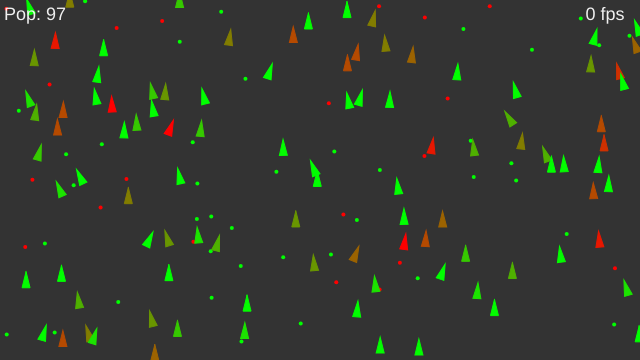
Frame 1 (no input)
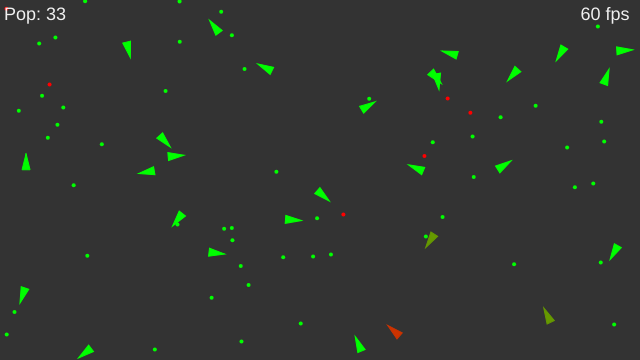
Frame 60 (no input)
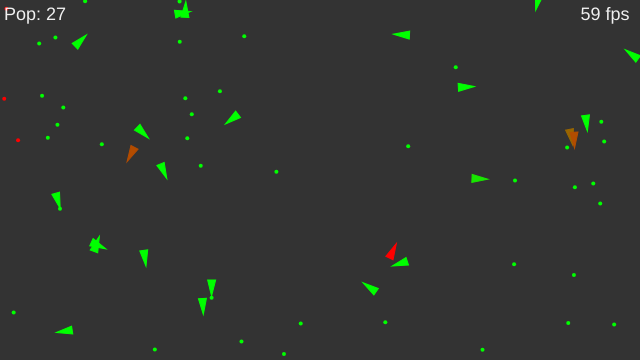
Frame 120 (the mouse pressed at the canvas centre since frame 60)

The p5.js sketch that drew these frames (run headless with seeded random() and noise() and a simulated clock; from frame 60 on, the mouse is pressed at the canvas centre):

// p5.js sketch
// ── sketch.js
// Daniel Shiffman
// The Coding Train
// Coding Challenge 69: Steering Evolution
// Part 1: https://youtu.be/flxOkx0yLrY
// Part 2: https://youtu.be/XaOVH8ZSRNA
// Part 3: https://youtu.be/vZUWTlK7D2Q
// Part 4: https://youtu.be/ykOcaInciBI
// Part 5: https://youtu.be/VnFF5V5DS8s

// https://editor.p5js.org/codingtrain/sketches/xgQNXkxx1

const population = 100;

var vehicles = [];
var food = [];
var poison = [];

var debug;

let currentFPS;
let pauseButton;
let resetButton;

let paused = false;

let foodDiv;
let poisonDiv;
let reproduceDiv;

let foodSpawnSlider;
let poisonSpawnSlider;

function setup() {
  createCanvas(640, 360);
  for (var i = 0; i < population; i++) {
    var x = random(width);
    var y = random(height);
    vehicles[i] = new Vehicle(x, y);
  }

  for (var i = 0; i < 40; i++) {
    var x = random(width);
    var y = random(height);
    food.push(createVector(x, y));
  }

  for (var i = 0; i < 20; i++) {
    var x = random(width);
    var y = random(height);
    poison.push(createVector(x, y));
  }

  debug = createCheckbox('Debug Visualization');
  // debug.checked(true);

  pauseButton = createButton('Pause');
  pauseButton.mousePressed(() => {
    if (paused) {
      loop();
      pauseButton.html('Pause');
    } else {
      noLoop();
      pauseButton.html("Resume");
    }
    paused = !paused;
  });

  resetButton = createButton('Reset population');
  resetButton.mousePressed(() => {
    vehicles = [];
    for (var i = 0; i < population; i++) {
      var x = random(width);
      var y = random(height);
      vehicles[i] = new Vehicle(x, y);
    }

  });

  foodDiv = createDiv('');
  foodSpawnSlider = createSlider(0, 1, 0.15, 0.005);

  poisonDiv = createDiv('');
  poisonSpawnSlider = createSlider(0, 1, 0.05, 0.005);

}

function mouseDragged() {
  vehicles.push(new Vehicle(mouseX, mouseY));
}

function draw() {
  background(51);


  foodDiv.html(`Chance of food spawn: ${foodSpawnSlider.value()}`)
  poisonDiv.html(`Chance of poison spawn: ${poisonSpawnSlider.value()}`)


  if (random(1) < foodSpawnSlider.value()) {
    var x = random(width);
    var y = random(height);
    food.push(createVector(x, y));
  }

  if (random(1) < poisonSpawnSlider.value()) {
    var x = random(width);
    var y = random(height);
    poison.push(createVector(x, y));
  }

  if (random(1) < poisonSpawnSlider.value() / 2) {
    poison.splice(0, random(1, 3));
  }

  for (var i = 0; i < food.length; i++) {
    fill(0, 255, 0);
    noStroke();
    ellipse(food[i].x, food[i].y, 4, 4);
  }

  for (var i = 0; i < poison.length; i++) {
    fill(255, 0, 0);
    noStroke();
    ellipse(poison[i].x, poison[i].y, 4, 4);
  }

  for (var i = vehicles.length - 1; i >= 0; i--) {
    vehicles[i].boundaries();
    vehicles[i].behaviors(food, poison);
    vehicles[i].update();
    vehicles[i].altruism(vehicles);
    vehicles[i].display();

    var newVehicle = vehicles[i].reproduce(vehicles);
    if (newVehicle != null) {
      vehicles.push(newVehicle);
    }

    if (vehicles[i].dead()) {
      var x = vehicles[i].position.x;
      var y = vehicles[i].position.y;
      food.push(createVector(x, y));
      vehicles.splice(i, 1);
    }
  }

  textAlign(CENTER, CENTER);
  textSize(18);
  fill(240);
  text(`${currentFPS || 0} fps`, width - 35, 15);
  if (frameCount % 10 == 0) {
    currentFPS = floor(frameRate());
  }

  textAlign(CENTER, CENTER);
  textSize(18);
  fill(240);
  text(`Pop: ${vehicles.length}`, 35, 15);

}

// ── changes.html
Changes to Coding Challenge #69 in this sketch
This is a list of changes I made to the Coding Challenge #69 from the Coding
Train.

Changes:


- Altruism: Each Vehicle can see other Vehicles and may seek them out. When
encountering another Vehicle, a Vehicle may choose to share some of its health
(food) with that Vehicle. Both the distance at which a Vehicle can be seen and
the willingness to share food are integrated into the DNA of the Vehicles and
can evolve. The sharing can be onesided but it can also be two sided. If a
Vehicle chooses to share and the other one doesn't then one loses health and the
other gains. If both or neither share there is no net change. Vehicles also have
the ability to seek out other vehicles as they do food. This is also necessary
not only for Altruism but reproduction.

- Reproduction: Rather than vehicles being cloned periodically, they must now
have a mate in order to reproduce. The ability to see a potential mate is
encoded in the DNA using the same value as the ability to see Vehicles as
mentioned in the Altruism section. Meaning a Vehicle must enter another
Vehicle's perception radius for Vehicles to be considered for either mating or
Altruism. Due to the natural of reproduction, additional rules were imposed:

- A Vehicle cannot reproduce until it has been alive for some minimum number of
frames. This varies from about 3 to 10 seconds.

- Once a Vehicle reproduces, it cannot reproduce again for between 0 and 2
seconds. Both of these are to mitigate the out-of-control exponential growth
that occurs when two Vehicles are near each other and can reproduce. Vehicles
move apart seeking food or the like before they are capable of reproducing
again.

- The Chance for Reproduction Slider, indicates how likely it is that two
Vehicles will reproduce when they are near each other. Please note the
distinctions. All Vehicles have a Vehicle Perception radius like for food. They
cannot see and therefore cannot consider Vehicles outside this radius for either
Altruism or Mating. All Vehicles also have a part
of their DNA that indicates how strongly they are attracted to seeking another
Vehicle if they see one. In the same way that they have a part of their DNA that
indicates how attracted they are to food if they see it. (If this is confusing I
suggest watching the Coding Train videos to see what I mean). Finally,
regardless of if they seek the mate, if a Vehicle comes into their perception
radius, there is a chance they will reproduce. <strong>This</strong> is what is
determined by the slider for reproduction chance.


- When reproducing, the child Vehicle will receive some <strong>continuous
  percentage</strong> of either parent's DNA. It may be 50/50 or 100/0 or 20/80
etc. but the DNA taken from each parent will always be continuous. A child could
never for example inherit gene 1, 3, and 7 from one parent and 2, 4, 5, 6, 8, 9,
10 from another. This design choice like many was not done for correctness or
efficiency but simply as a creative choice. Anyone is encouraged to do this
differntly!

- Saving and Loading: It is possible to save and load the data in this sketch.
The sketch keeps track of the largest population created and the surviving
vehicle of that population. Any time the population size record is broken AND
the last vehicle of that population dies, the best Vehicle is updated and you
can save it as JSON. This cannot currently be loaded back into the program.
Furthermore, you can at any point save the configuration of the simulation. This
will save the environment variables (values of the three sliders) and the DNA
(and only the DNA) of all the living Vehicles in the world. This configuration
data (sort of like a snapshot) can be loaded back into the prgoram with the load
button. Notice that the sketch currently has an optimal configuration in a
folder. This configuration produces a stable and consistent population size that
will run for a long time (possibly indefintiely).

- Debug Output: The perception radius for other Vehicles and propensity to seek
them out are drawn like the Food and Poison values but in blue instead of green
or red. In addition, the FPS, total population size, number of Vehicles that
have died, and largest population so far grown are all shown as text in the
canvas.

- Pause and Reset buttons: the pause button, halts the draw loop by calling
noLoop(). This is useful for looking at debug output since there is a lot of
data and it can be hard to see and slow to draw. The Reset Population button,
clears all the vehicles and the counts and begins from scratch, though the food
and poison arrays do not change.

// ── vehicle.js
// Daniel Shiffman
// The Coding Train
// Coding Challenge 69: Steering Evolution
// Part 1: https://youtu.be/flxOkx0yLrY
// Part 2: https://youtu.be/XaOVH8ZSRNA
// Part 3: https://youtu.be/vZUWTlK7D2Q
// Part 4: https://youtu.be/ykOcaInciBI
// Part 5: https://youtu.be/VnFF5V5DS8s

// https://editor.p5js.org/codingtrain/sketches/xgQNXkxx1

const mr = 0.01;

function Vehicle(x, y, dna) {
  this.acceleration = createVector(0, 0);
  this.velocity = createVector(0, -2);
  this.position = createVector(x, y);
  this.r = 4;
  this.maxspeed = 5;
  this.maxforce = 0.5;

  this.health = 1;

  this.firstFrame = frameCount;
  this.lastFrame = frameCount + 14000; // max age is 14000 frames (233 seconds)
  this.lastReproduced = null;

  this.dna = [];
  if (dna === undefined) {
    // Food weight
    this.dna[0] = random(-2, 2);
    // Poison weight
    this.dna[1] = random(-2, 2);
    // Food perception
    this.dna[2] = random(0, 100);
    // Poision Percepton
    this.dna[3] = random(0, 100);
    // Altruism DNA:
    // determines perception radius of seeing another Vehicle
    // ALSO USED FOR REPRODUCTION!!!!
    // HAVE TO SEE ANOTHER VEHICLE TO REPRODUCE
    this.dna[4] = random(10, 110);
    // determines the probability of giving away food if coming into contact with another vehicles
    // this is the chance that a vehicle will give away food in a social way, just for merit of
    // being a vehicle. It depends on nothing
    this.dna[5] = random(0, 1);
    // desire for help. This part of the DNA is how willing the vehicle is to
    // go to another vehicle in the hopes of receiving altruism
    this.dna[6] = random(-2, 2);
    // probabilty of pity. Any vehicles encountered by this vehicle with less
    // health than this value will always be given food, regardless of this.dna[5]
    this.dna[7] = random(0, 1);
    // fecundity: desire to seek a mate. Competes with desire to
    // avoid poison and seek food and seek altruism
    this.dna[8] = random(-2, 2);
    // age of maturity: the age (in frames) at which the vehicle becomes capable of
    // reproduction. This is needed because reproduction chance needs to be high
    // since proximity is required, but early on there are too many vehicles and the
    // growth spirals
    // maturity reached in ~2 to 6 seconds of birth;
    this.dna[9] = random(2 * 60, 6 * 60);
  } else {
    // Mutation
    this.dna[0] = dna[0];
    if (random(1) < mr) {
      this.dna[0] += random(-0.1, 0.1);
    }
    this.dna[1] = dna[1];
    if (random(1) < mr) {
      this.dna[1] += random(-0.1, 0.1);
    }
    this.dna[2] = dna[2];
    if (random(1) < mr) {
      this.dna[2] += random(-10, 10);
    }
    this.dna[3] = dna[3];
    if (random(1) < mr) {
      this.dna[3] += random(-10, 10);
    }
    this.dna[4] = dna[4];
    if (random(1) < mr) {
      this.dna[4] += random(-8, 8);
    }
    this.dna[5] = dna[5];
    if (random(1) < mr) {
      this.dna[5] += random(-0.05, 0.05);
    }
    this.dna[6] = dna[6];
    if (random(1) < mr) {
      this.dna[6] += random(-0.1, 0.1);
    }
    this.dna[7] = dna[7];
    if (random(1) < mr) {
      this.dna[7] += random(-0.05, 0.05);
    }
    this.dna[8] = dna[8];
    if (random(1) < mr) {
      this.dna[8] += random(-0.1, 0.1);
    }
    this.dna[9] = dna[9];
    if (random(1) < mr) {
      this.dna[9] += random(-60, 60);
    }
  }

  // Method to update location
  this.update = function () {
    this.health -= 0.01;

    // die after 50000 frames -> reproduction is necessary
    if (frameCount > this.lastFrame) {
      this.health = -Infinity;
    }

    // Update velocity
    this.velocity.add(this.acceleration);
    // Limit speed
    this.velocity.limit(this.maxspeed);
    this.position.add(this.velocity);
    // Reset accelerationelertion to 0 each cycle
    this.acceleration.mult(0);
  };

  this.altruism = function (others) {
    /*
      alternative idea. if you are sharing food, you cannot eat it.
      in a more complicated scenario eating food counts some of the timeout
      (according to this.dna[5]) and you can keep the other half in reserve
      eating only if necessary but sharing if excess. You can also be hurt
      if you come upon someone (this.dna[4]) and cannot share any food if you
      hit the chance
    */
    for (let vehicle of others) {
      if (vehicle !== this) {
        let d = this.position.dist(vehicle.position);
        if (d < this.dna[4]) {
          if (random(1) < (this.dna[5] + this.dna[7])) {
            vehicle.health += 0.1; // half the food score
            this.health -= 0.1; // simulates sharing a piece of food by 1/2
          }
        }
      }
    }
  }

  this.applyForce = function (force) {
    // We could add mass here if we want A = F / M
    this.acceleration.add(force);
  };

  this.behaviors = function (good, bad, potentialMates) {
    var steerG = this.eat(good, 0.2, this.dna[2]);
    var steerB = this.eat(bad, -1, this.dna[3]);
    let mateSteer = this.seekNearestVehicle(this.dna[4], 1 / vehicles.length);
    let helpSteer = this.seekNearestVehicle(this.dna[4], this.dna[5]);

    steerG.mult(this.dna[0]);
    steerB.mult(this.dna[1]);
    helpSteer.mult(this.dna[6]);
    mateSteer.mult(this.dna[8]);

    // seek help only when health is low (calculated in seekNearestVehicle)
    // and when food is far away.
    this.applyForce(steerG);
    this.applyForce(helpSteer);
    this.applyForce(steerB);
  };

  this.seekNearestVehicle = function (perceptionDistance, willingness) {
    let record = Infinity;
    let nearest = null;

    for (let other of vehicles) {
      if (other !== this) {
        let d = this.position.dist(other.position)
        if (d < record) {
          nearest = other;
          record = d;
        }
      }
    }

    // if the vehicle's health is low there is a chance they will seek
    // another vehicle as well as food or avoiding poison. This
    // is dependent on how altruistc they are themselves. More
    // altruistic vehicles seek vehicles more often, but could be burned
    // if they seek someone that is not altruistic themselves.
    if (this.health < 0.5 && record < perceptionDistance && random(1) < willingness) {
      return this.seek(nearest.position)
    } else {
      return createVector(0, 0)
    }
  }

  this.reproduce = function (population) {
    let nearest = null;
    let record = Infinity;
    for (let i = 0; i < population.length; i++) {
      if (this !== population[i]) {
        let d = this.position.dist(population[i].position);
        if (d < record) {
          record = d;
          nearest = population[i];
        }
      }
    }

    // check for perceptionRadius, then old enough to reproduce (contained in DNA) then have not recently reproduced (variable 1-3 seconds but not in DNA)
    if (record < this.dna[4] && frameCount - this.firstFrame > this.dna[9] && (frameCount - this.lastReproduced) > (60 * random(0, 2))) {
      let other = nearest.dna;
      let mine = this.dna;
      let dna = [];
      if (random(1) < 0.5) {
        for (let i = 0; i < floor(this.dna.length / 2); i++) {
          dna[i] = other[i];
        }
        for (let i = floor(this.dna.length / 2); i < this.dna.length; i++) {
          dna[i] = mine[i];
        }
      } else {
        for (let i = 0; i < floor(this.dna.length / 2); i++) {
          dna[i] = mine[i];
        }
        for (let i = floor(this.dna.length / 2); i < this.dna.length; i++) {
          dna[i] = other[i];
        }
      }

      this.lastReproduced = frameCount;
      return new Vehicle(this.position.x, this.position.y, dna);
    } else {
      return null;
    }
  };

  this.eat = function (list, nutrition, perception) {
    var record = Infinity;
    var closest = null;
    for (var i = list.length - 1; i >= 0; i--) {
      var d = this.position.dist(list[i]);

      if (d < this.maxspeed) {
        list.splice(i, 1);
        this.health += nutrition;
      } else {
        if (d < record && d < perception) {
          record = d;
          closest = list[i];
        }
      }
    }

    // This is the moment of eating!

    if (closest != null) {
      return this.seek(closest);
    }

    return createVector(0, 0);
  };

  // A method that calculates a steering force towards a target
  // STEER = DESIRED MINUS VELOCITY
  this.seek = function (target) {
    var desired = p5.Vector.sub(target, this.position); // A vector pointing from the location to the target

    // Scale to maximum speed
    desired.setMag(this.maxspeed);

    // Steering = Desired minus velocity
    var steer = p5.Vector.sub(desired, this.velocity);
    steer.limit(this.maxforce); // Limit to maximum steering force

    return steer;
    //this.applyForce(steer);
  };

  this.dead = function () {
    return this.health < 0;
  };

  this.display = function () {
    // Draw a triangle rotated in the direction of velocity
    var angle = this.velocity.heading() + PI / 2;

    push();
    translate(this.position.x, this.position.y);
    rotate(angle);


    var gr = color(0, 255, 0);
    var rd = color(255, 0, 0);
    var col = lerpColor(rd, gr, this.health);

    fill(col);
    stroke(col);
    strokeWeight(1);
    beginShape();
    vertex(0, -this.r * 2);
    vertex(-this.r, this.r * 2);
    vertex(this.r, this.r * 2);
    endShape(CLOSE);


    if (debug.checked()) {
      noFill();
      strokeWeight(6);
      stroke(0, 0, 255);
      line(0, 0, 0, this.dna[6] * 25);
      ellipse(0, 0, this.dna[4] * 2);
      strokeWeight(4);
      stroke(0, 255, 0);
      line(0, 0, 0, -this.dna[0] * 25);
      strokeWeight(2);
      ellipse(0, 0, this.dna[2] * 2);
      stroke(255, 0, 0);
      line(0, 0, 0, -this.dna[1] * 25);
      ellipse(0, 0, this.dna[3] * 2);
      fill(255);
      stroke(0);
      textSize(13);
      textAlign(CENTER, CENTER);
      text(`${nf(this.dna[5], 1, 2)}`, 0, 0);
    }

    pop();
  };

  this.boundaries = function () {
    var d = 25;

    var desired = null;

    if (this.position.x < d) {
      desired = createVector(this.maxspeed, this.velocity.y);
    } else if (this.position.x > width - d) {
      desired = createVector(-this.maxspeed, this.velocity.y);
    }

    if (this.position.y < d) {
      desired = createVector(this.velocity.x, this.maxspeed);
    } else if (this.position.y > height - d) {
      desired = createVector(this.velocity.x, -this.maxspeed);
    }

    if (desired !== null) {
      desired.normalize();
      desired.mult(this.maxspeed);
      var steer = p5.Vector.sub(desired, this.velocity);
      steer.limit(this.maxforce);
      this.applyForce(steer);
    }
  };
}
